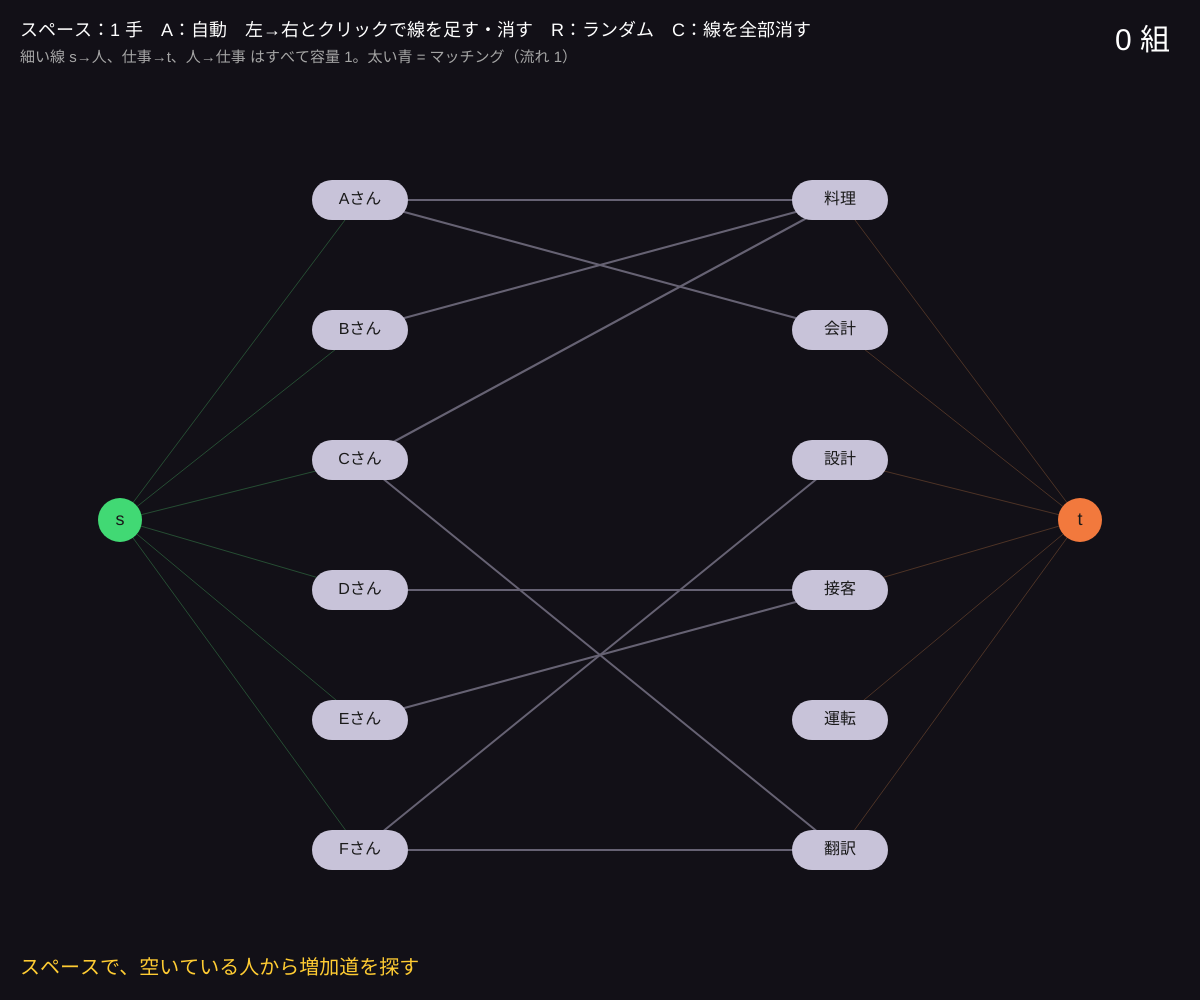
Frame 1 (no input)
Frame 60 (no input): identical to frame 1, image omitted
Frame 120 (the mouse pressed at the canvas centre since frame 60): identical to frame 1, image omitted

The p5.js sketch that drew this single still picture (run headless with seeded random() and noise() and a simulated clock; from frame 60 on, the mouse is pressed at the canvas centre):

// p5.js sketch
// ── sketch.js
// ============================================
// 03 2 部グラフの最大マッチング（フローで解く）
// 左 = 人、右 = 仕事。線 = 「その仕事ができる」。1 人 1 つ、1 つの仕事に 1 人で、なるべく多くペアを作る
// s → 人 → 仕事 → t に容量 1 のパイプをつなぐと、最大フロー = 最大マッチング
// 増加道は「マッチしていない線」と「マッチしている線（逆向き = ペアを解消）」を交互にたどる
// スペース = 1 手 / A = 自動 / 左の点 → 右の点 とクリック = 線を足す・消す / R = ランダム / C = 線を全部消す
// ============================================

let L = ['Aさん', 'Bさん', 'Cさん', 'Dさん', 'Eさん', 'Fさん'];
let R = ['料理', '会計', '設計', '接客', '運転', '翻訳'];
let adj = [];       // adj[i] = 人 i ができる仕事
let matchL = [], matchR = [];
let path = null, phase = 'find', auto = false, timer = 0;
let picked = -1;
let count = 0;
let message = '';

function setup() {
  createCanvas(windowWidth, windowHeight);
  colorMode(HSB, 360, 100, 100, 100);
  randomGraph();
}

function randomGraph() {
  adj = L.map(() => R.map(() => random() < 0.32).map((b, j) => (b ? j : -1)).filter((j) => j >= 0));
  // 「欲張りに選ぶと詰まる」形を少し混ぜる
  adj[0] = [0, 1]; adj[1] = [0];
  resetMatch();
}

function resetMatch() {
  matchL = L.map(() => -1); matchR = R.map(() => -1);
  path = null; phase = 'find'; count = 0; message = 'スペースで、空いている人から増加道を探す';
}

function lx(i) { return width * 0.3; }
function ly(i) { return map(i, 0, L.length - 1, height * 0.2, height * 0.85); }
function rx(j) { return width * 0.7; }
function ry(j) { return map(j, 0, R.length - 1, height * 0.2, height * 0.85); }

// 増加道を幅優先で探す：左（未マッチ）→ 右 →（マッチの線で戻る）→ 左 → … → 右（未マッチ）
function findAugmenting() {
  let prevR = R.map(() => -1), seenL = L.map(() => false);
  let q = [];
  for (let i = 0; i < L.length; i++) if (matchL[i] < 0) { q.push(i); seenL[i] = true; }
  while (q.length) {
    let i = q.shift();
    for (let j of adj[i]) {
      if (prevR[j] >= 0 || matchL[i] === j) continue;
      prevR[j] = i;
      if (matchR[j] < 0) return cleanPath(j, prevR);
      let k = matchR[j];
      if (!seenL[k]) { seenL[k] = true; q.push(k); }
    }
  }
  return null;
}

// 右の終点 j から、prevR とマッチをたどって交互道を作る
function cleanPath(j, prevR) {
  let p = [];
  while (true) {
    let i = prevR[j];
    p.unshift({ i, j, matched: false });
    let back = matchL[i];
    if (back < 0) break;
    p.unshift({ i, j: back, matched: true });
    j = back;
  }
  return p;
}

function advance() {
  if (phase === 'find') {
    path = findAugmenting();
    if (!path) { phase = 'done'; auto = false; message = '増加道なし → 最大マッチング ' + count + ' 組（= 最大フロー）'; return; }
    phase = 'flip';
    message = '増加道（黄）：点線 = 今ペアの線 → 解消、実線 = 新しくペアに。ペアが 1 組増える';
  } else if (phase === 'flip') {
    for (let s of path) if (s.matched) { matchL[s.i] = -1; matchR[s.j] = -1; }
    for (let s of path) if (!s.matched) { matchL[s.i] = s.j; matchR[s.j] = s.i; }
    count++; path = null; phase = 'find';
    message = 'ペア ' + count + ' 組。次の増加道を探す';
  }
}

function draw() {
  background(255, 30, 9);
  if (auto && ++timer % 45 === 0) advance();
  // s と t（フローの見方）
  let sx = width * 0.1, tx = width * 0.9, cy = height * 0.52;
  for (let i = 0; i < L.length; i++) { stroke(140, 50, matchL[i] >= 0 ? 80 : 30); strokeWeight(matchL[i] >= 0 ? 3 : 1); line(sx, cy, lx(i), ly(i)); }
  for (let j = 0; j < R.length; j++) { stroke(20, 50, matchR[j] >= 0 ? 80 : 30); strokeWeight(matchR[j] >= 0 ? 3 : 1); line(rx(j), ry(j), tx, cy); }
  for (let i = 0; i < L.length; i++) for (let j of adj[i]) {
    let m = matchL[i] === j;
    stroke(m ? color(195, 80, 100) : color(255, 15, 45)); strokeWeight(m ? 7 : 2);
    line(lx(i), ly(i), rx(j), ry(j));
  }
  if (path) for (let s of path) {
    stroke(50, 90, 100); strokeWeight(5);
    if (s.matched) drawingContext.setLineDash([10, 8]);
    line(lx(s.i), ly(s.i), rx(s.j), ry(s.j));
    drawingContext.setLineDash([]);
  }
  noStroke();
  fill(140, 70, 85); circle(sx, cy, 44); fill(20, 75, 95); circle(tx, cy, 44);
  fill(0, 0, 10); textAlign(CENTER, CENTER); textSize(18); text('s', sx, cy); text('t', tx, cy);
  for (let i = 0; i < L.length; i++) node(lx(i), ly(i), L[i], matchL[i] >= 0, picked === i);
  for (let j = 0; j < R.length; j++) node(rx(j), ry(j), R[j], matchR[j] >= 0, false);
  textAlign(LEFT, BASELINE);
  fill(0, 0, 100); textSize(18);
  text('スペース：1 手　A：自動　左→右とクリックで線を足す・消す　R：ランダム　C：線を全部消す', 20, 36);
  textSize(15); fill(0, 0, 65);
  text('細い線 s→人、仕事→t、人→仕事 はすべて容量 1。太い青 = マッチング（流れ 1）', 20, 62);
  fill(45, 80, 100); textSize(20); text(message, 20, height - 26);
  fill(0, 0, 100); textSize(30); textAlign(RIGHT, BASELINE); text(count + ' 組', width - 30, 50); textAlign(LEFT, BASELINE);
}

function node(x, y, s, on, sel) {
  fill(sel ? color(50, 90, 100) : on ? color(195, 60, 95) : color(255, 10, 85));
  rectMode(CENTER); rect(x, y, 96, 40, 20); rectMode(CORNER);
  fill(0, 0, 10); textSize(16); text(s, x, y);
}

function mousePressed() {
  for (let i = 0; i < L.length; i++) if (abs(mouseX - lx(i)) < 50 && abs(mouseY - ly(i)) < 22) { picked = i; return; }
  for (let j = 0; j < R.length; j++) if (abs(mouseX - rx(j)) < 50 && abs(mouseY - ry(j)) < 22 && picked >= 0) {
    let k = adj[picked].indexOf(j);
    if (k >= 0) adj[picked].splice(k, 1); else adj[picked].push(j);
    picked = -1; resetMatch(); return;
  }
  picked = -1;
}

function keyPressed() {
  if (key === ' ') advance();
  if (key === 'a' || key === 'A') auto = !auto;
  if (key === 'r' || key === 'R') randomGraph();
  if (key === 'c' || key === 'C') { adj = L.map(() => []); resetMatch(); }
}

// ---------- やってみよう ----------
// 1. Aさん→料理 を先に選ぶと Bさん が困る。増加道は「Aさん、会計に移って」と自動で譲らせる
// 2. 全員がペアになれない線の引き方を作る（ホールの定理：k 人ができる仕事が k 個未満だと無理）
// 3. 1 回に 1 本ずつではなく、何本も同時に増やすのが 04 ホップクロフト＝カープ法
